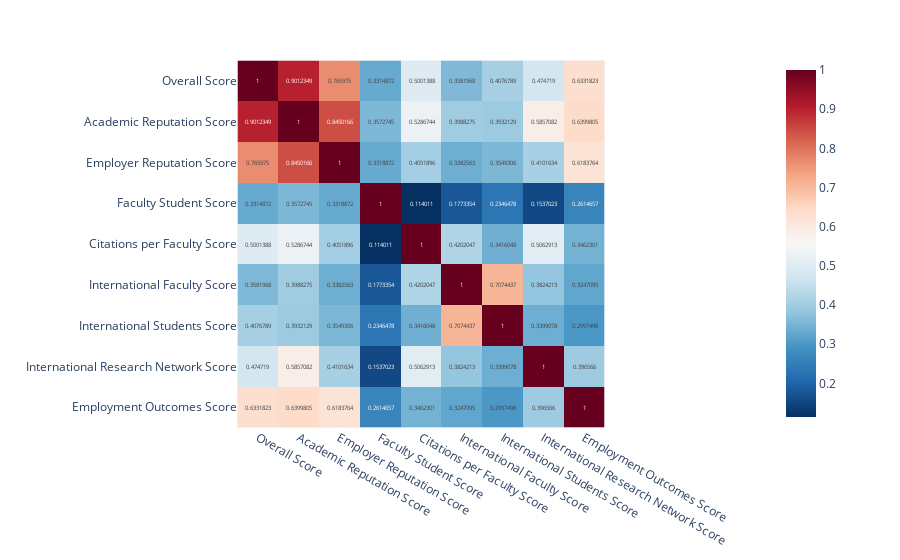

Write notebook code for a chart like this one.
### Code cell
##plotar correlação entre os seis fatores considerados usando plotly
fig = px.imshow(corr_2023_2025,text_auto=True,color_continuous_scale='RdBu_r')
fig.show()

### Figure 1 — Plotly figure (JSON) as saved in the notebook; plotly's stock layout.template omitted (floating-point values rounded to 4 significant figures)
{"data": [{"coloraxis": "coloraxis", "hovertemplate": "x: %{x}<br>y: %{y}<br>color: %{z}<extra></extra>", "name": "0", "texttemplate": "%{z}", "type": "heatmap", "x": ["Overall Score", "Academic Reputation Score", "Employer Reputation Score", "Faculty Student Score", "Citations per Faculty Score", "International Faculty Score", "International Students Score", "International Research Network Score", "Employment Outcomes Score"], "xaxis": "x", "y": ["Overall Score", "Academic Reputation Score", "Employer Reputation Score", "Faculty Student Score", "Citations per Faculty Score", "International Faculty Score", "International Students Score", "International Research Network Score", "Employment Outcomes Score"], "yaxis": "y", "z": [[1, 0.9012, 0.766, 0.3315, 0.5001, 0.3582, 0.4077, 0.4747, 0.6332], [0.9012, 1, 0.845, 0.3573, 0.5287, 0.3988, 0.3932, 0.5857, 0.64], [0.766, 0.845, 1, 0.3319, 0.4052, 0.3383, 0.3549, 0.4102, 0.6184], [0.3315, 0.3573, 0.3319, 1, 0.114, 0.1773, 0.2346, 0.1537, 0.2615], [0.5001, 0.5287, 0.4052, 0.114, 1, 0.4202, 0.3416, 0.5063, 0.3462], [0.3582, 0.3988, 0.3383, 0.1773, 0.4202, 1, 0.7074, 0.3824, 0.3247], [0.4077, 0.3932, 0.3549, 0.2346, 0.3416, 0.7074, 1, 0.3399, 0.2997], [0.4747, 0.5857, 0.4102, 0.1537, 0.5063, 0.3824, 0.3399, 1, 0.3966], [0.6332, 0.64, 0.6184, 0.2615, 0.3462, 0.3247, 0.2997, 0.3966, 1]]}], "layout": {"coloraxis": {"colorscale": [[0, "rgb(5,48,97)"], [0.1, "rgb(33,102,172)"], [0.2, "rgb(67,147,195)"], [0.3, "rgb(146,197,222)"], [0.4, "rgb(209,229,240)"], [0.5, "rgb(247,247,247)"], [0.6, "rgb(253,219,199)"], [0.7, "rgb(244,165,130)"], [0.8, "rgb(214,96,77)"], [0.9, "rgb(178,24,43)"], [1, "rgb(103,0,31)"]]}, "margin": {"t": 60}, "xaxis": {"anchor": "y", "constrain": "domain", "domain": [0, 1], "scaleanchor": "y"}, "yaxis": {"anchor": "x", "autorange": "reversed", "constrain": "domain", "domain": [0, 1]}}}
